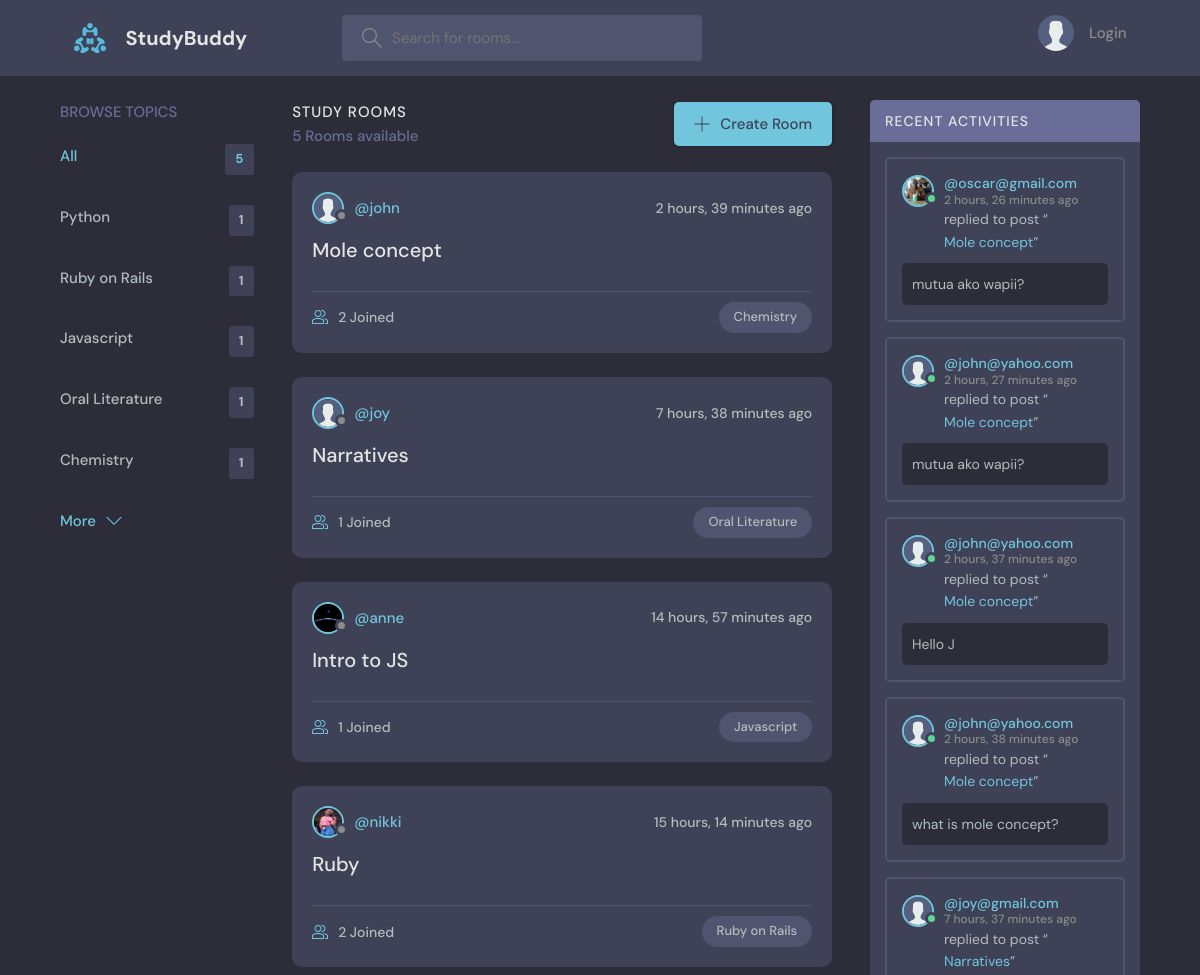
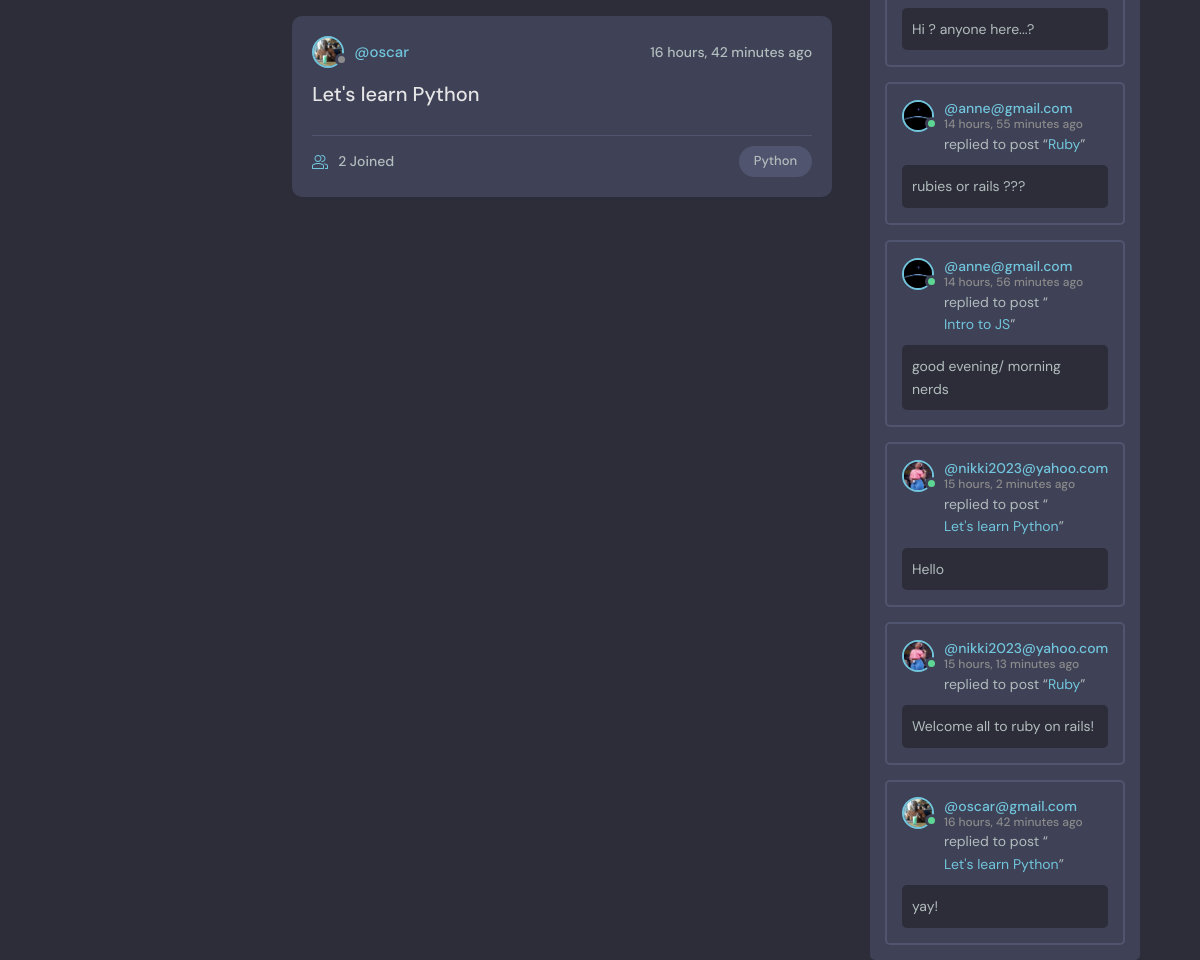
The page / on the database its author committed (2 pictures, top to bottom).
### base/models.py (models this page shows, shortened)
class Topic(models.Model):
    name = models.CharField(max_length=200)
    def __str__(self):
        return self.name

class Room(models.Model):
    host = models.ForeignKey(User, on_delete=models.SET_NULL, null=True)
    topic = models.ForeignKey(Topic, on_delete=models.SET_NULL, null=True)
    name = models.CharField(max_length=200)
    description = models. TextField(null=True, blank=True)
    participants = models.ManyToManyField(User, related_name='participants', blank=True)
    updated = models.DateTimeField(auto_now=True)
    created = models.DateTimeField(auto_now_add=True)
    class Meta:
        ordering = ['-updated', '-created']
    def __str__(self):
        return self.name

class User(AbstractUser):
    name = models.CharField(max_length=200, null=True)
    email = models.EmailField( unique=True, null=True)
    bio = models.TextField(null=True)
    avatar = models.ImageField(null=True, default="avatar.svg")
    USERNAME_FIELD = 'email'
    REQUIRED_FIELDS = []

class Message(models.Model):
    user = models.ForeignKey(User, on_delete=models.CASCADE)
    room = models.ForeignKey(Room, on_delete=models.CASCADE)
    body = models.TextField()
    updated = models.DateTimeField(auto_now=True)
    created = models.DateTimeField(auto_now_add=True)
    class Meta:
        ordering = ['-updated', '-created']

### base/views.py (the view)
# urls.py: path('', views.home, name='home'),
def home(request):
    q = request.GET.get('q') if request.GET.get('q') != None else ''
    rooms = Room.objects.filter(Q(topic__name__icontains=q) | Q(name__icontains=q) | Q(description__icontains=q))
    topics = Topic.objects.all()[0:5]
    room_count = rooms.count()
    room_messages = Message.objects.filter(Q(room__topic__name__icontains=q))
    context = {'rooms': rooms, 'topics': topics, 'room_count':room_count, 'room_messages': room_messages}
    return render(request, 'base/home.html', context)

### base/templates/base/home.html (shortened to what this page needs)
{% extends 'main.html' %} {% block content %}
<main class="layout layout--3">
  <div class="container">
    {% include 'base/topics_component.html' %}
    <div class="roomList">
      <div class="roomList__header">
        <div>
          <h2>Study Rooms</h2>
          <p>{{room_count}} Rooms available</p>
        </div>
        <a class="btn btn--main" href="{% url 'create-room' %}">
          <svg
            version="1.1"
            xmlns="http://www.w3.org/2000/svg"
            width="32"
            height="32"
            viewBox="0 0 32 32"
          >
            <title>add</title>
            <path
              d="M16.943 0.943h-1.885v14.115h-14.115v1.885h14.115v14.115h1.885v-14.115h14.115v-1.885h-14.115v-14.115z"
            ></path>
          </svg>
          Create Room
        </a>
      </div>
      {% include 'base/feed_component.html' %}
    </div>
    {% include 'base/activity_component.html' %}
  </div>
</main>
{% endblock content %}

### base/templates/base/topics_component.html
<div class="topics">
  <div class="topics__header">
    <h2>Browse Topics</h2>
  </div>
  <ul class="topics__list">
    <li>
      <a href="{% url  'home' %}" class="active"
        >All <span>{{topics.count}}</span></a
      >
    </li>
    {% for topic in topics %}
    <li>
      <a href="{% url 'home' %}?q={{topic.name}}"
        >{{topic.name}}<span>{{topic.room_set.all.count}}</span></a
      >
    </li>
    {% endfor %}
  </ul>
  <a class="btn btn--link" href="{%  url 'topics' %}">
    More
    <svg
      version="1.1"
      xmlns="http://www.w3.org/2000/svg"
      width="32"
      height="32"
      viewBox="0 0 32 32"
    >
      <title>chevron-down</title>
      <path d="M16 21l-13-13h-3l16 16 16-16h-3l-13 13z"></path>
    </svg>
  </a>
</div>

### base/templates/base/feed_component.html (shortened to what this page needs)
{% for room in rooms %}
<div class="roomListRoom">
  <div class="roomListRoom__header">
    <a
      href="{% url 'user-profile' room.host.id %}"
      class="roomListRoom__author"
    >
      <div class="avatar avatar--small">
        <img src="{{room.host.avatar.url}}" alt="" />
      </div>
      <span>@{{room.host.username}}</span>
    </a>
    <div class="roomListRoom__actions">
      <span>{{room.created|timesince}} ago</span>
    </div>
  </div>
  <div class="roomListRoom__content">
    <a href="{% url 'room' room.id %}">{{room.name}}</a>
  </div>
  <div class="roomListRoom__meta">
    <a href="{% url 'room' room.id %}" class="roomListRoom__joined">
      {{room.participants.all.count}} Joined
    </a>
    <p class="roomListRoom__topic">{{room.topic}}</p>
  </div>
</div>
{% endfor %}

### base/templates/base/activity_component.html (shortened to what this page needs)
<div class="activities">
  <div class="activities__header">
    <h2>Recent Activities</h2>
  </div>
  {% for message in room_messages %}
  <div class="activities__box">
    <div class="activities__boxHeader roomListRoom__header">
      <a
        href="{%  url 'user-profile' message.user.id %}"
        class="roomListRoom__author"
      >
        <div class="avatar avatar--small active">
          <img src="{{message.user.avatar.url}}" alt="" />
        </div>
        <p>
          @{{message.user}}
          <span>{{message.created|timesince}} ago</span>
        </p>
      </a>
    </div>
    <div class="activities__boxContent">
      <p>
        replied to post “<a href="{% url 'room' message.room.id %}"
          >{{message.room}}</a
        >”
      </p>
      <div class="activities__boxRoomContent">{{message.body}}</div>
    </div>
  </div>
  {% endfor %}
</div>

### rows shown on the page
Topic: name "Python", room_set.all.count "1"
Topic: name "Ruby on Rails", room_set.all.count "1"
Topic: name "Javascript", room_set.all.count "1"
Topic: name "Oral Literature", room_set.all.count "1"
Topic: name "Chemistry", room_set.all.count "1"
Room: host.avatar (placeholder picture), host.username "john", created "2 hours, 39 minutes", name "Mole concept", participants.all.count "2", topic "Chemistry"
Room: host.avatar (placeholder picture), host.username "joy", created "7 hours, 38 minutes", name "Narratives", participants.all.count "1", topic "Oral Literature"
Room: host.avatar (picture), host.username "anne", created "14 hours, 57 minutes", name "Intro to JS", participants.all.count "1", topic "Javascript"
Room: host.avatar (picture), host.username "nikki", created "15 hours, 14 minutes", name "Ruby", participants.all.count "2", topic "Ruby on Rails"
Room: host.avatar (picture), host.username "oscar", created "16 hours, 42 minutes", name "Let's learn Python", participants.all.count "2", topic "Python"
Message: user.avatar (picture), user "oscar@gmail.com", created "2 hours, 26 minutes", room "Mole concept", body "mutua ako wapii?"
Message: user.avatar (placeholder picture), user "john@yahoo.com", created "2 hours, 27 minutes", room "Mole concept", body "mutua ako wapii?"
Message: user.avatar (placeholder picture), user "john@yahoo.com", created "2 hours, 37 minutes", room "Mole concept", body "Hello J"
Message: user.avatar (placeholder picture), user "john@yahoo.com", created "2 hours, 38 minutes", room "Mole concept", body "what is mole concept?"
Message: user.avatar (placeholder picture), user "joy@gmail.com", created "7 hours, 37 minutes", room "Narratives", body "Hi ? anyone here...?"
Message: user.avatar (picture), user "anne@gmail.com", created "14 hours, 55 minutes", room "Ruby", body "rubies or rails ???"
Message: user.avatar (picture), user "anne@gmail.com", created "14 hours, 56 minutes", room "Intro to JS", body "good evening/ morning nerds"
Message: user.avatar (picture), user "nikki2023@yahoo.com", created "15 hours, 2 minutes", room "Let's learn Python", body "Hello"
Message: user.avatar (picture), user "nikki2023@yahoo.com", created "15 hours, 13 minutes", room "Ruby", body "Welcome all to ruby on rails!"
Message: user.avatar (picture), user "oscar@gmail.com", created "16 hours, 42 minutes", room "Let's learn Python", body "yay!"

### other values the page prints
{{ topics.count }} "5"
{{ room_count }} "5"
